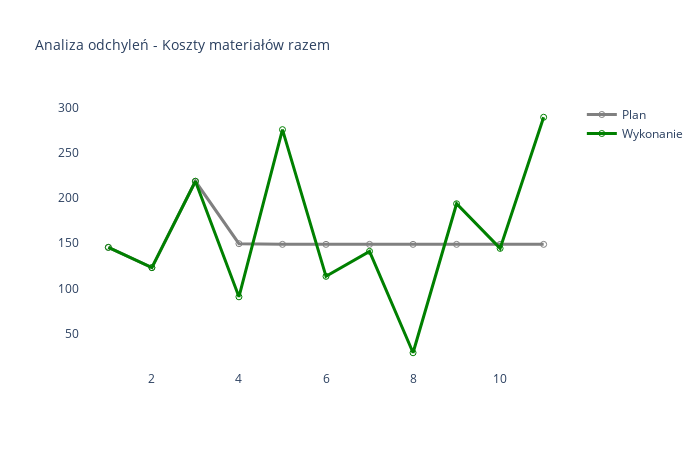

Notebook code cell kept with this figure:
### Markdown cell above
#### Materiały

### Code cell
# Wykres 

t_temp=t_konta_mis[
    (t_konta_mis['P0'].str.startswith('B. Koszty działalności operacyjnej ')==True)&
    (t_konta_mis['P1'].str.startswith('2. Zużycie materiałów i energii')==True)&
    (t_konta_mis['P2'].str.contains('Materiały'))]

t_wykres=t_temp.groupby(['M'],as_index=False)[['P_2022','W_2022']].sum()
t_wykres=t_wykres[t_wykres['M']<=msc]

t_wykres['P_2022']=-t_wykres['P_2022']
t_wykres['W_2022']=-t_wykres['W_2022']

fig=make_subplots(rows=1,cols=1)
fig.add_trace(go.Scatter(x=t_wykres['M'], y=t_wykres['P_2022'],  marker_symbol='circle-open',name="Plan",line= {"color": "gray", "width": 3}),row=1,col=1)
fig.add_trace(go.Scatter(x=t_wykres['M'], y=t_wykres['W_2022'],  marker_symbol='circle-open',name="Wykonanie",line= {"color": "green", "width": 3}),row=1,col=1)
fig.update_layout(title_text='Analiza odchyleń - Koszty materiałów razem')
fig.update_layout(plot_bgcolor='#FFFFFF',font_size=12,title_font_size=14,width=700, height=450)
fig.write_image(IMAGES / '4_ZMiE_Materiały.png')
fig.show()

### Figure 1 — Plotly figure (JSON) as saved in the notebook; plotly's stock layout.template omitted (floating-point values rounded to 4 significant figures)
{"data": [{"line": {"color": "gray", "width": 3}, "marker": {"symbol": "circle-open"}, "name": "Plan", "type": "scatter", "x": [1, 2, 3, 4, 5, 6, 7, 8, 9, 10, 11], "xaxis": "x", "y": [145.4, 122.9, 218.8, 149.5, 148.8, 148.8, 148.8, 148.8, 148.8, 148.8, 148.8], "yaxis": "y"}, {"line": {"color": "green", "width": 3}, "marker": {"symbol": "circle-open"}, "name": "Wykonanie", "type": "scatter", "x": [1, 2, 3, 4, 5, 6, 7, 8, 9, 10, 11], "xaxis": "x", "y": [145.4, 122.9, 218.8, 90.54, 276.1, 113.3, 141.0, 28.48, 193.8, 144.3, 289.8], "yaxis": "y"}], "layout": {"font": {"size": 12}, "height": 450, "plot_bgcolor": "#FFFFFF", "title": {"font": {"size": 14}, "text": "Analiza odchyleń - Koszty materiałów razem"}, "width": 700, "xaxis": {"anchor": "y", "domain": [0, 1]}, "yaxis": {"anchor": "x", "domain": [0, 1]}}}
